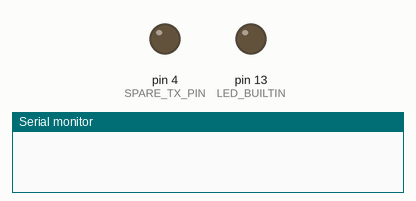
Simulated run of this sketch. Board: Arduino Mega 2560, built for the host (arithmetic inside an expression is 32-bit, double 64-bit). Parts: output pins drawn as LEDs (lit = HIGH), the last lines printed to the serial monitor. WiFi joins after 1.5 s; servers stay silent unless stated; pins used as bus, display or sensor lines are not drawn.

Above: at 0.0 s.
At 1.3 s:
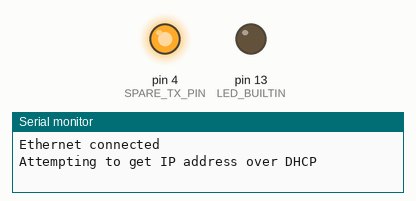
At 3.8 s:
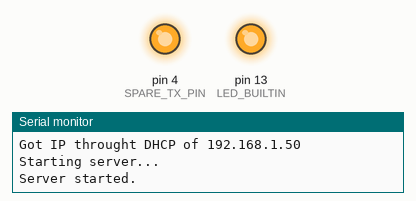
Timing chart, 0 to 5.3 s (numbered marks = the images above):
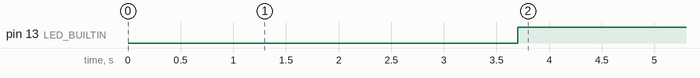

The sketch:

adapter.ino
```cpp
#include <SPI.h>
#include <Ethernet.h>

#include "uart_config.h"

// IP Configuration
const bool USE_DHCP = 1;

// Don't forget to update for each board!!
uint8_t mac_address[] = {0x90, 0xA2, 0xDA, 0x0D, 0xA3, 0x13};
// These will only be used if USE_DHCP is not True
// so we connect with a static IP
IPAddress ip_address(10,59,73,99);
uint8_t subnet_mask[] = {255,255,255,0};


// UART Configuration (imported from uart_config.h)
uartConfig_t config = AGILENT_E4433B;

// Definitions the user is unlikely to need to chang4e
#define MAX_CLIENTS 1
#define SERVER_PORT 23  // VISA uses port 23
#define PHY_CS_PIN 17
#define PHY_RESET_PIN 20

// Spare pins that also get level converted either used
// for RTS/CTS if 4 wire, otherwise, unused but set
// to defined state
#define SPARE_TX_PIN 4
#define SPARE_RX_PIN 5

EthernetServer server(SERVER_PORT);
EthernetClient clients[MAX_CLIENTS];


void setup() {
  delay(1000);
  pinMode(PHY_RESET_PIN, OUTPUT);
  digitalWrite(PHY_RESET_PIN, LOW);
  delay(200);
  digitalWrite(PHY_RESET_PIN, HIGH);
  Ethernet.init(PHY_CS_PIN);
  Serial.begin(9600);
  pinMode(LED_BUILTIN, OUTPUT);
  digitalWrite(LED_BUILTIN, LOW);

  // UARTs
  Serial1.begin(config.baud_rate, config.stop_bits == 2 ? SERIAL_8N2 : SERIAL_8N1);
  pinMode(SPARE_TX_PIN, OUTPUT);
  // If in 4-wire mode, set low to indicate we're OK to receive data
  // otherwise, set high so it's in an idle state
  digitalWrite(SPARE_TX_PIN, !config.four_wire);
  pinMode(SPARE_RX_PIN, INPUT_PULLUP);
}

void get_ip_address(){
  if (USE_DHCP) {
    Serial.println("Attempting to get IP address over DHCP");
    // This returns 1 on successful connection, 0 if connection failed
    while(Ethernet.begin(mac_address) != 1){
      delay(500);
    }


    Serial.print("Got IP throught DHCP of ");
    Serial.println(Ethernet.localIP());
  } else {
    Ethernet.begin(mac_address, ip_address, subnet_mask);
    Serial.print("Initialising with static IP of ");
    Serial.println(ip_address);
  }

  Serial.println("Starting server...");
  server.begin();
  delay(1000);
  Serial.println("Server started.");
}


void loop() {
  static bool link_up = 0;
  if (!link_up) {
    digitalWrite(LED_BUILTIN, LOW);
    if (Ethernet.linkStatus() == LinkON) {
      Serial.println("Ethernet connected");
      get_ip_address();
      link_up = 1;
    }
  } else {
    digitalWrite(LED_BUILTIN, HIGH);
    if (Ethernet.linkStatus() == LinkOFF) {
      link_up = 0;
      Serial.println("Ethernet disconnected");
    } else {
      Ethernet.maintain();  // Keeps DHCP leases active

      EthernetClient client = server.available();
      if (client) {
        String tx_string = "";
        while (client.available()){
          char x = char(client.read());
          if ((x != '\r') && (x != '\n')){
            tx_string += x;
          }
        }
        tx_string += config.termination_str;

        if (config.four_wire) {
          // Wait for equipment to indicate it's ready for data
          while(digitalRead(SPARE_TX_PIN) == 1){
            delay(20);
          }
        }

        Serial1.print(tx_string);
      }

      // Return data
      if (Serial1.available()) {
        String rx_string = "";
        while(Serial1.available()){
          rx_string += char(Serial1.read());
          delay(10);
        }
        rx_string += '\n';
        server.print(rx_string);
      }
    }
  }
}
```

uart_config.h
```cpp
typedef struct
{
    bool four_wire;
    int baud_rate;
    int stop_bits;
    String termination_str;
} uartConfig_t;

const uartConfig_t AGILENT_34401A = {true, 9600, 2, "\n"};
const uartConfig_t TENMA_PSU = {false, 9600, 1, ""};
const uartConfig_t AGILENT_E4433B = {false, 9600, 1, "\r\n"};
```

Measured:
- by itself, pin 13 (LED_BUILTIN): LOW → HIGH at 3.7 s
